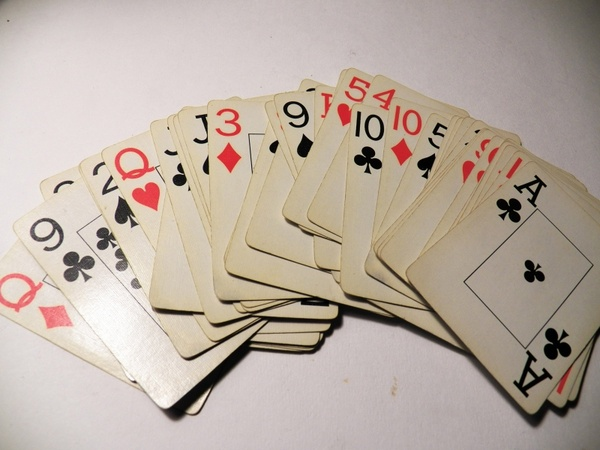
#> input picture cards2.jpg, 600 x 450 px, found by its file name
$ python ex7.py
#> lines starting #> are read from the running program, lines starting #| are printed output that depends on the picture; after the words box and inside, x2 and y2 are one past the last pixel; in counts of white or black regions, pixels touching at a corner belong together
# find contours

from cv2 import cv2
import numpy as np

originalImage =cv2.imread('E:/opencv-for-github/cards2.jpg')
#> originalImage is the input picture: shape (450, 600, 3); mean B, G, R 161.7, 172.8, 186

cv2.imshow('img',originalImage)
#convert into gray scale

grayimg=cv2.cvtColor(originalImage,cv2.COLOR_BGR2GRAY)
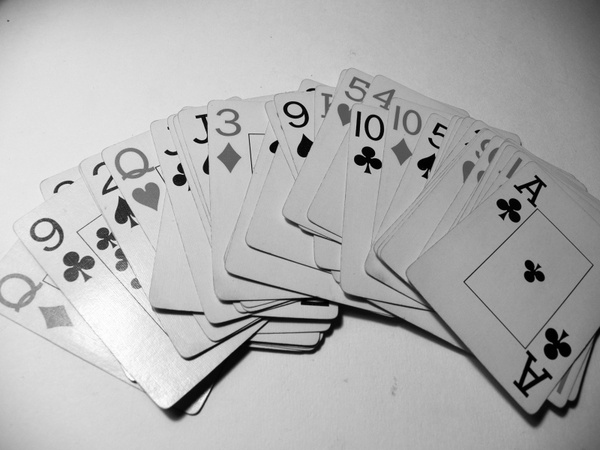
#> grayimg: shape (450, 600); min 0, max 255, mean 175.5
#convert into edges

canny=cv2.Canny(grayimg,40,250)
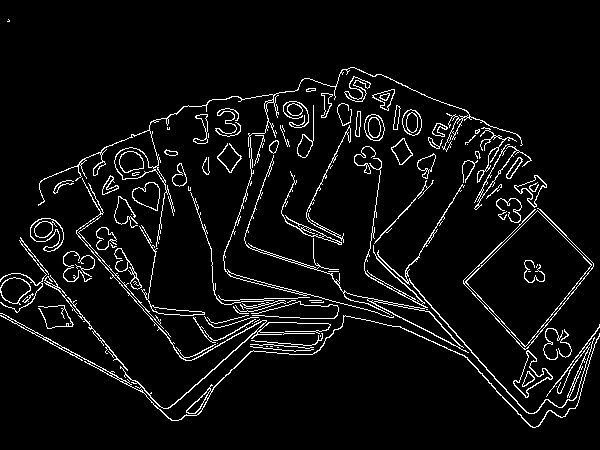
#> canny: shape (450, 600); 5.5% white in thin lines or dots

cv2.imshow('img',canny)
cv2.waitKey(0)

# make a copy of the canny image since contours alters image

cannyCopy=canny.copy()

#identify contours in images
contours,hierarchy=cv2.findContours(cannyCopy,cv2.RETR_EXTERNAL,cv2.CHAIN_APPROX_NONE)
#> contours = 104 contours, 48 with area under 20; largest, box (x1, y1, x2, y2) and area: (463, 208, 594, 350) 8645, (38, 67, 523, 318) 1502, (0, 313, 600, 428) 715, (30, 218, 64, 252) 644, (513, 350, 553, 398) 598

#drawng contours and
cv2.drawContours(originalImage,contours,-1,(255,0,0),3)
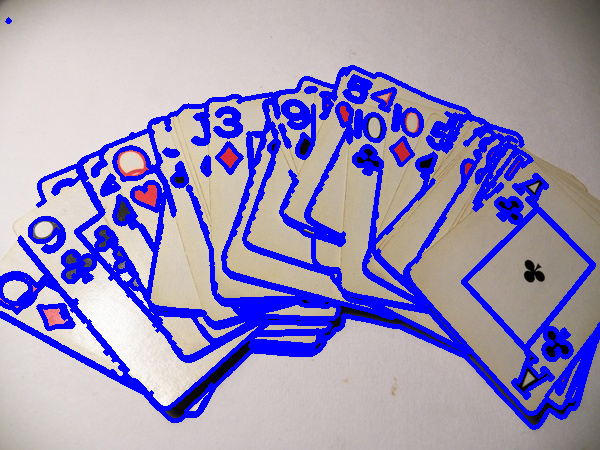
#> originalImage: shape (450, 600, 3); 19.28% of pixels changed, all inside (x1, y1, x2, y2) = (0, 17, 600, 430)

cv2.imshow('Contours',originalImage)
cv2.waitKey(0)
cv2.destroyAllWindows()

$ run again, with face1.jpeg copied over cards2.jpg
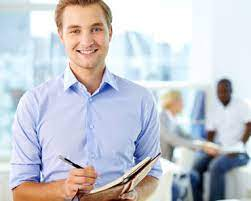
#> input picture face1.jpeg, 251 x 201 px, found by its file name
#> originalImage is the input picture: shape (201, 251, 3); mean B, G, R 208.2, 200.6, 198
#> `canny=cv2.Canny(grayimg,40,250)`:
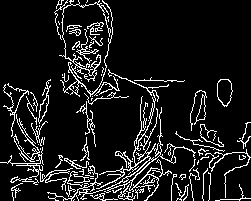
#> canny: shape (201, 251); 10.7% white in thin lines or dots
#> contours = 81 contours, 66 with area under 20; largest, box (x1, y1, x2, y2) and area: (47, 69, 196, 201) 572, (217, 79, 233, 107) 314, (59, 0, 113, 97) 276, (0, 114, 44, 178) 154, (38, 79, 51, 124) 132
#> `cv2.drawContours(originalImage,contours,-1,(255,0,0),3)`:
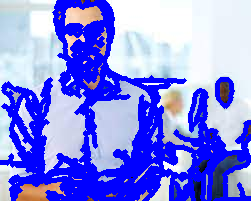
#> originalImage: shape (201, 251, 3); mean B, G, R 237.8, 138, 133.7

$ run again, with face2.jpeg copied over cards2.jpg
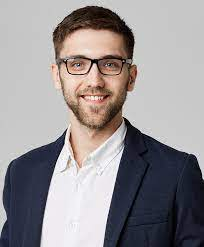
#> input picture face2.jpeg, 204 x 247 px, found by its file name
#> originalImage is the input picture: shape (247, 204, 3); mean B, G, R 146.8, 144.9, 149.8
#> `canny=cv2.Canny(grayimg,40,250)`:
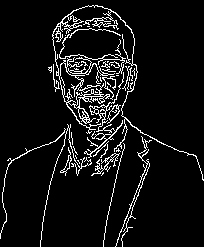
#> canny: shape (247, 204); 7.3% white in thin lines or dots
#> contours = 37 contours, 29 with area under 20; largest, box (x1, y1, x2, y2) and area: (52, 5, 204, 181) 1525, (84, 72, 124, 158) 214, (107, 104, 121, 124) 96, (91, 153, 120, 176) 88, (60, 147, 72, 176) 58, (55, 28, 63, 42) 36, (115, 136, 152, 247) 32, (0, 128, 66, 239) 26
#> `cv2.drawContours(originalImage,contours,-1,(255,0,0),3)`:
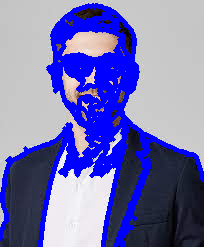
#> originalImage: shape (247, 204, 3); mean B, G, R 179.8, 116, 116.9
